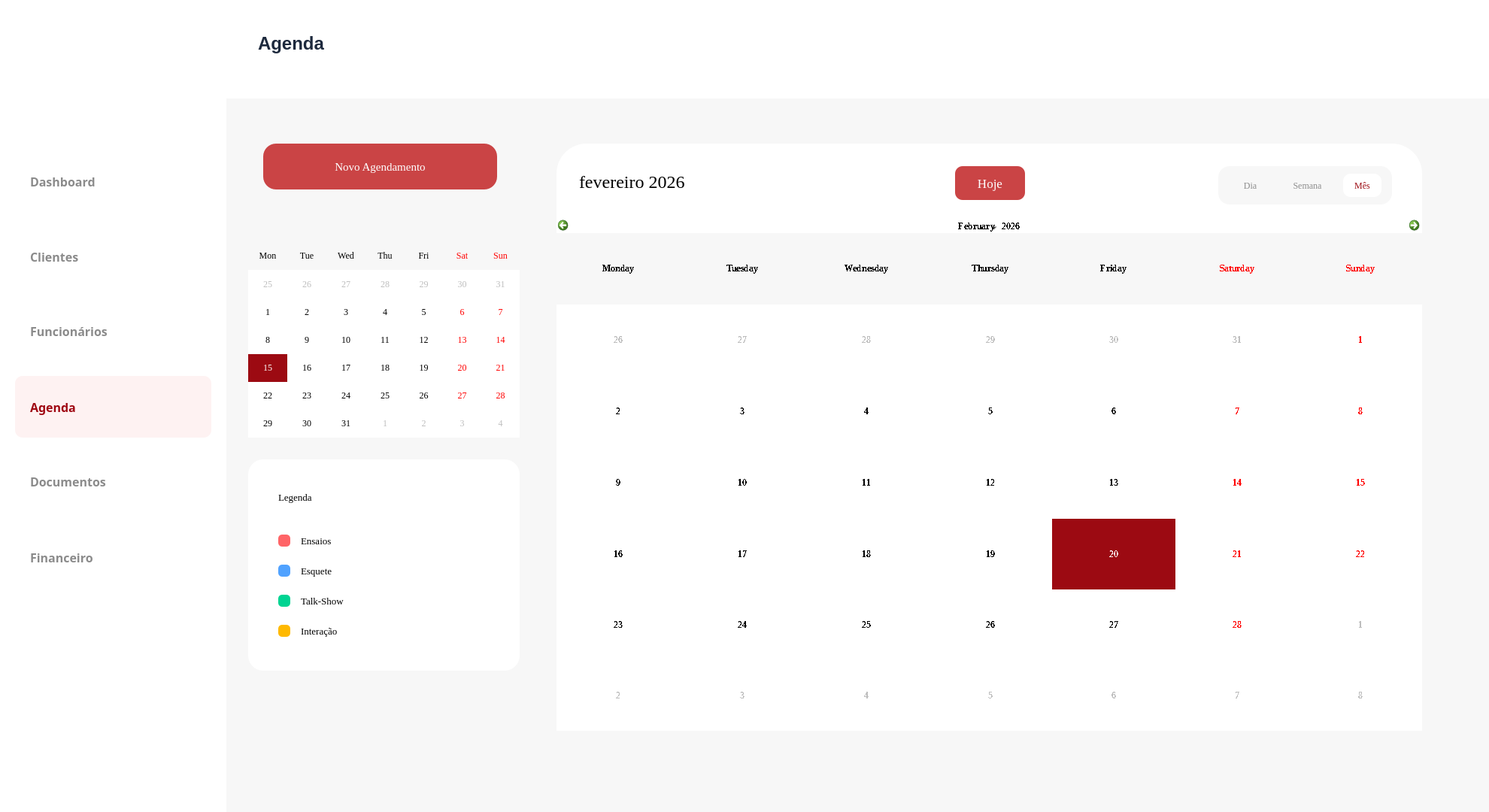
<?xml version="1.0" encoding="UTF-8"?>
<ui version="4.0">
 <class>Form</class>
 <widget class="QWidget" name="Form">
  <property name="geometry">
   <rect>
    <x>0</x>
    <y>0</y>
    <width>1980</width>
    <height>1080</height>
   </rect>
  </property>
  <property name="windowTitle">
   <string>Form</string>
  </property>
  <widget class="QFrame" name="frame_2">
   <property name="geometry">
    <rect>
     <x>299</x>
     <y>0</y>
     <width>1681</width>
     <height>131</height>
    </rect>
   </property>
   <property name="styleSheet">
    <string notr="true">background-color: rgb(255,255,255);
border: white;</string>
   </property>
   <property name="frameShape">
    <enum>QFrame::StyledPanel</enum>
   </property>
   <property name="frameShadow">
    <enum>QFrame::Raised</enum>
   </property>
   <widget class="QTextBrowser" name="textBrowser_2">
    <property name="geometry">
     <rect>
      <x>40</x>
      <y>40</y>
      <width>256</width>
      <height>51</height>
     </rect>
    </property>
    <property name="autoFillBackground">
     <bool>false</bool>
    </property>
    <property name="styleSheet">
     <string notr="true">border: 0px;
color:rgb(29, 41, 61);</string>
    </property>
    <property name="html">
     <string>&lt;!DOCTYPE HTML PUBLIC &quot;-//W3C//DTD HTML 4.0//EN&quot; &quot;http://www.w3.org/TR/REC-html40/strict.dtd&quot;&gt;
&lt;html&gt;&lt;head&gt;&lt;meta name=&quot;qrichtext&quot; content=&quot;1&quot; /&gt;&lt;style type=&quot;text/css&quot;&gt;
p, li { white-space: pre-wrap; }
&lt;/style&gt;&lt;/head&gt;&lt;body style=&quot; font-family:'MS Shell Dlg 2'; font-size:7.8pt; font-weight:400; font-style:normal;&quot;&gt;
&lt;p style=&quot; margin-top:0px; margin-bottom:0px; margin-left:0px; margin-right:0px; -qt-block-indent:0; text-indent:0px;&quot;&gt;&lt;span style=&quot; font-size:18pt; font-weight:600;&quot;&gt;Agenda&lt;/span&gt;&lt;/p&gt;&lt;/body&gt;&lt;/html&gt;</string>
    </property>
   </widget>
  </widget>
  <widget class="QFrame" name="frame_3">
   <property name="geometry">
    <rect>
     <x>300</x>
     <y>131</y>
     <width>1681</width>
     <height>951</height>
    </rect>
   </property>
   <property name="styleSheet">
    <string notr="true">background-color: rgb(247, 247, 247);
border:none;</string>
   </property>
   <property name="frameShape">
    <enum>QFrame::StyledPanel</enum>
   </property>
   <property name="frameShadow">
    <enum>QFrame::Raised</enum>
   </property>
   <widget class="QPushButton" name="pushButton">
    <property name="geometry">
     <rect>
      <x>50</x>
      <y>60</y>
      <width>311</width>
      <height>61</height>
     </rect>
    </property>
    <property name="font">
     <font>
      <family>Georgia</family>
      <pointsize>11</pointsize>
      <weight>50</weight>
      <bold>false</bold>
     </font>
    </property>
    <property name="styleSheet">
     <string notr="true">QPushButton{
background-color:rgb(202,68,69);
border-radius:17px;
color: white;
text-align:center;
}
QPushButton:hover{
background-color:rgb(182, 75, 75);
}</string>
    </property>
    <property name="text">
     <string>Novo Agendamento</string>
    </property>
    <property name="icon">
     <iconset>
      <normaloff>mais_icon.png.png</normaloff>mais_icon.png.png</iconset>
    </property>
    <property name="iconSize">
     <size>
      <width>40</width>
      <height>40</height>
     </size>
    </property>
   </widget>
   <widget class="QCalendarWidget" name="calendarWidget_2">
    <property name="geometry">
     <rect>
      <x>440</x>
      <y>160</y>
      <width>1151</width>
      <height>681</height>
     </rect>
    </property>
    <property name="font">
     <font>
      <family>Georgia</family>
      <pointsize>9</pointsize>
      <weight>75</weight>
      <italic>false</italic>
      <bold>true</bold>
      <strikeout>false</strikeout>
      <stylestrategy>NoAntialias</stylestrategy>
     </font>
    </property>
    <property name="cursor">
     <cursorShape>PointingHandCursor</cursorShape>
    </property>
    <property name="toolTip">
     <string/>
    </property>
    <property name="styleSheet">
     <string notr="true">/* 1. Fundo geral do calendário */
QCalendarWidget QWidget { 
    background-color: white;
}

/* 2. Estilo da grade de dias (Base) */
QCalendarWidget QAbstractItemView {
    background-color: white;
    selection-background-color: rgb(156, 10, 18); /* Cor de seleção */
    selection-color: white;
}

/* 4. Estilo dos botões do topo */
QCalendarWidget QToolButton {
    background-color: transparent;
    color: black;
}
</string>
    </property>
    <property name="selectedDate">
     <date>
      <year>2026</year>
      <month>2</month>
      <day>20</day>
     </date>
    </property>
    <property name="gridVisible">
     <bool>false</bool>
    </property>
    <property name="selectionMode">
     <enum>QCalendarWidget::SingleSelection</enum>
    </property>
    <property name="horizontalHeaderFormat">
     <enum>QCalendarWidget::LongDayNames</enum>
    </property>
    <property name="verticalHeaderFormat">
     <enum>QCalendarWidget::NoVerticalHeader</enum>
    </property>
    <property name="navigationBarVisible">
     <bool>true</bool>
    </property>
    <property name="dateEditEnabled">
     <bool>true</bool>
    </property>
   </widget>
   <widget class="QCalendarWidget" name="calendarWidget">
    <property name="geometry">
     <rect>
      <x>30</x>
      <y>190</y>
      <width>361</width>
      <height>261</height>
     </rect>
    </property>
    <property name="font">
     <font>
      <family>Georgia</family>
     </font>
    </property>
    <property name="styleSheet">
     <string notr="true">/* 1. Fundo geral do calendário */
QCalendarWidget QWidget { 
    background-color: white;
}

/* 2. Estilo da grade de dias (Base) */
QCalendarWidget QAbstractItemView {
    background-color: white;
    selection-background-color: rgb(156, 10, 18); /* Cor de seleção */
    selection-color: white;
}

/* 3. Efeito de HOVER nos dias */
/* Nota: Usamos o ID específico da tabela para garantir que o hover funcione */
#qt_calendar_calendarview:item:hover {
    background-color: rgba(156, 10, 18, 40);
    color: black;
    border-radius: 5px;
}

/* 4. Estilo dos botões do topo */
QCalendarWidget QToolButton {
    background-color: transparent;
    color: black;
}

/* 5. Customização das Setas */
#qt_calendar_prevmonth {
    qproperty-icon: url(:/icones/seta_esquerda.png);
}
#qt_calendar_nextmonth {
    qproperty-icon: url(:/icones/seta_direita.png);
}</string>
    </property>
    <property name="gridVisible">
     <bool>false</bool>
    </property>
    <property name="verticalHeaderFormat">
     <enum>QCalendarWidget::NoVerticalHeader</enum>
    </property>
    <property name="navigationBarVisible">
     <bool>false</bool>
    </property>
    <property name="dateEditEnabled">
     <bool>true</bool>
    </property>
   </widget>
   <widget class="QFrame" name="frame_4">
    <property name="geometry">
     <rect>
      <x>30</x>
      <y>480</y>
      <width>361</width>
      <height>281</height>
     </rect>
    </property>
    <property name="styleSheet">
     <string notr="true">background-color: white;
border-radius: 20px;</string>
    </property>
    <property name="frameShape">
     <enum>QFrame::StyledPanel</enum>
    </property>
    <property name="frameShadow">
     <enum>QFrame::Raised</enum>
    </property>
    <widget class="QLabel" name="label">
     <property name="geometry">
      <rect>
       <x>40</x>
       <y>40</y>
       <width>81</width>
       <height>21</height>
      </rect>
     </property>
     <property name="font">
      <font>
       <family>Georgia</family>
       <pointsize>10</pointsize>
       <weight>50</weight>
       <bold>false</bold>
      </font>
     </property>
     <property name="text">
      <string>Legenda</string>
     </property>
    </widget>
    <widget class="QLabel" name="label_3">
     <property name="geometry">
      <rect>
       <x>70</x>
       <y>100</y>
       <width>71</width>
       <height>16</height>
      </rect>
     </property>
     <property name="font">
      <font>
       <family>Georgia</family>
       <pointsize>10</pointsize>
       <weight>50</weight>
       <bold>false</bold>
      </font>
     </property>
     <property name="text">
      <string>Ensaios</string>
     </property>
    </widget>
    <widget class="QLabel" name="label_4">
     <property name="geometry">
      <rect>
       <x>70</x>
       <y>140</y>
       <width>111</width>
       <height>16</height>
      </rect>
     </property>
     <property name="font">
      <font>
       <family>Georgia</family>
       <pointsize>10</pointsize>
       <weight>50</weight>
       <bold>false</bold>
      </font>
     </property>
     <property name="text">
      <string>Esquete</string>
     </property>
    </widget>
    <widget class="QLabel" name="label_5">
     <property name="geometry">
      <rect>
       <x>70</x>
       <y>180</y>
       <width>91</width>
       <height>16</height>
      </rect>
     </property>
     <property name="font">
      <font>
       <family>Georgia</family>
       <pointsize>10</pointsize>
       <weight>50</weight>
       <bold>false</bold>
      </font>
     </property>
     <property name="text">
      <string>Talk-Show</string>
     </property>
    </widget>
    <widget class="QLabel" name="label_6">
     <property name="geometry">
      <rect>
       <x>70</x>
       <y>220</y>
       <width>81</width>
       <height>16</height>
      </rect>
     </property>
     <property name="font">
      <font>
       <family>Georgia</family>
       <pointsize>10</pointsize>
       <weight>50</weight>
       <bold>false</bold>
      </font>
     </property>
     <property name="text">
      <string>Interação</string>
     </property>
    </widget>
    <widget class="QWidget" name="widget_2" native="true">
     <property name="geometry">
      <rect>
       <x>40</x>
       <y>100</y>
       <width>16</width>
       <height>16</height>
      </rect>
     </property>
     <property name="styleSheet">
      <string notr="true">background-color: rgb(255, 100, 103); border-radius:5px;</string>
     </property>
    </widget>
    <widget class="QWidget" name="widget_3" native="true">
     <property name="geometry">
      <rect>
       <x>40</x>
       <y>140</y>
       <width>16</width>
       <height>16</height>
      </rect>
     </property>
     <property name="styleSheet">
      <string notr="true">background-color: rgb(80, 162, 255); border-radius:5px;</string>
     </property>
    </widget>
    <widget class="QWidget" name="widget_4" native="true">
     <property name="geometry">
      <rect>
       <x>40</x>
       <y>180</y>
       <width>16</width>
       <height>16</height>
      </rect>
     </property>
     <property name="styleSheet">
      <string notr="true">background-color: rgb(0, 212, 146); border-radius:5px;</string>
     </property>
    </widget>
    <widget class="QWidget" name="widget_5" native="true">
     <property name="geometry">
      <rect>
       <x>40</x>
       <y>220</y>
       <width>16</width>
       <height>16</height>
      </rect>
     </property>
     <property name="styleSheet">
      <string notr="true">background-color: rgb(255, 185, 0); border-radius:5px;</string>
     </property>
    </widget>
   </widget>
   <widget class="QFrame" name="frame_5">
    <property name="geometry">
     <rect>
      <x>440</x>
      <y>60</y>
      <width>1151</width>
      <height>151</height>
     </rect>
    </property>
    <property name="styleSheet">
     <string notr="true">background-color: white;
border-radius: 40px;</string>
    </property>
    <property name="frameShape">
     <enum>QFrame::StyledPanel</enum>
    </property>
    <property name="frameShadow">
     <enum>QFrame::Raised</enum>
    </property>
    <widget class="QLabel" name="label_2">
     <property name="geometry">
      <rect>
       <x>30</x>
       <y>30</y>
       <width>241</width>
       <height>41</height>
      </rect>
     </property>
     <property name="font">
      <font>
       <family>Georgia</family>
       <pointsize>18</pointsize>
       <weight>50</weight>
       <bold>false</bold>
      </font>
     </property>
     <property name="text">
      <string>fevereiro 2026</string>
     </property>
    </widget>
    <widget class="QFrame" name="Ft_calendario">
     <property name="geometry">
      <rect>
       <x>880</x>
       <y>30</y>
       <width>231</width>
       <height>51</height>
      </rect>
     </property>
     <property name="styleSheet">
      <string notr="true">background-color:rgb(247, 247, 247);
border-radius:15px;</string>
     </property>
     <property name="frameShape">
      <enum>QFrame::StyledPanel</enum>
     </property>
     <property name="frameShadow">
      <enum>QFrame::Raised</enum>
     </property>
     <widget class="QToolButton" name="btn_mes">
      <property name="geometry">
       <rect>
        <x>166</x>
        <y>10</y>
        <width>51</width>
        <height>31</height>
       </rect>
      </property>
      <property name="font">
       <font>
        <family>Georgia</family>
        <weight>50</weight>
        <bold>false</bold>
       </font>
      </property>
      <property name="cursor">
       <cursorShape>PointingHandCursor</cursorShape>
      </property>
      <property name="mouseTracking">
       <bool>true</bool>
      </property>
      <property name="styleSheet">
       <string notr="true">color:rgb(156, 10, 18);
background-color: white;
border-radius: 10px;</string>
      </property>
      <property name="text">
       <string>Mês</string>
      </property>
     </widget>
     <widget class="QToolButton" name="btn_semana">
      <property name="geometry">
       <rect>
        <x>88</x>
        <y>10</y>
        <width>61</width>
        <height>31</height>
       </rect>
      </property>
      <property name="font">
       <font>
        <family>Georgia</family>
        <weight>50</weight>
        <bold>false</bold>
       </font>
      </property>
      <property name="cursor">
       <cursorShape>PointingHandCursor</cursorShape>
      </property>
      <property name="styleSheet">
       <string notr="true">color: rgb(141, 141, 141); border-radius: 10px;</string>
      </property>
      <property name="text">
       <string>Semana</string>
      </property>
     </widget>
     <widget class="QToolButton" name="btn_dia">
      <property name="geometry">
       <rect>
        <x>17</x>
        <y>10</y>
        <width>51</width>
        <height>31</height>
       </rect>
      </property>
      <property name="font">
       <font>
        <family>Georgia</family>
        <weight>50</weight>
        <bold>false</bold>
       </font>
      </property>
      <property name="cursor">
       <cursorShape>PointingHandCursor</cursorShape>
      </property>
      <property name="styleSheet">
       <string notr="true">color: rgb(141, 141, 141); border-radius: 10px;</string>
      </property>
      <property name="text">
       <string>Dia</string>
      </property>
     </widget>
    </widget>
    <widget class="QPushButton" name="pushButton_2">
     <property name="geometry">
      <rect>
       <x>530</x>
       <y>30</y>
       <width>93</width>
       <height>45</height>
      </rect>
     </property>
     <property name="font">
      <font>
       <family>Georgia</family>
       <pointsize>13</pointsize>
      </font>
     </property>
     <property name="styleSheet">
      <string notr="true">QPushButton{
background-color:rgb(202,68,69);
border-radius:10px;
color: white;
text-align:center;
}
QPushButton:hover{
background-color:rgb(182, 75, 75);
}</string>
     </property>
     <property name="text">
      <string>Hoje</string>
     </property>
    </widget>
   </widget>
   <zorder>frame_5</zorder>
   <zorder>pushButton</zorder>
   <zorder>calendarWidget_2</zorder>
   <zorder>calendarWidget</zorder>
   <zorder>frame_4</zorder>
  </widget>
  <widget class="QFrame" name="menu_lateral">
   <property name="geometry">
    <rect>
     <x>0</x>
     <y>0</y>
     <width>301</width>
     <height>1081</height>
    </rect>
   </property>
   <property name="styleSheet">
    <string notr="true">background-color: rgb(255,255,255);
border: none;</string>
   </property>
   <widget class="QPushButton" name="btn_abrir_dashboard_menu">
    <property name="geometry">
     <rect>
      <x>20</x>
      <y>200</y>
      <width>261</width>
      <height>82</height>
     </rect>
    </property>
    <property name="font">
     <font>
      <family>Segoe UI Semibold</family>
      <pointsize>12</pointsize>
      <weight>75</weight>
      <bold>true</bold>
     </font>
    </property>
    <property name="cursor">
     <cursorShape>PointingHandCursor</cursorShape>
    </property>
    <property name="layoutDirection">
     <enum>Qt::LeftToRight</enum>
    </property>
    <property name="styleSheet">
     <string notr="true">QPushButton {
    text-align: left;
    padding-left: 20px;
    min-height: 42px;
    background-color: white;
    color: rgb(139,139,139);
    border-radius: 10px;
}

QPushButton:hover {
    background-color: rgb(247,247,247);
}

QPushButton:pressed {
    background-color: rgb(182,75,75);
    color: white;
}</string>
    </property>
    <property name="text">
     <string>Dashboard</string>
    </property>
    <property name="icon">
     <iconset>
      <normaloff>../Source/dashboard.svg</normaloff>../Source/dashboard.svg</iconset>
    </property>
    <property name="iconSize">
     <size>
      <width>50</width>
      <height>50</height>
     </size>
    </property>
   </widget>
   <widget class="QPushButton" name="btn_abrir_cliente_menu">
    <property name="geometry">
     <rect>
      <x>20</x>
      <y>300</y>
      <width>261</width>
      <height>82</height>
     </rect>
    </property>
    <property name="font">
     <font>
      <family>Segoe UI Semibold</family>
      <pointsize>12</pointsize>
      <weight>75</weight>
      <bold>true</bold>
     </font>
    </property>
    <property name="cursor">
     <cursorShape>PointingHandCursor</cursorShape>
    </property>
    <property name="styleSheet">
     <string notr="true">QPushButton {
    text-align: left;
    padding-left: 20px;
    min-height: 42px;
    background-color: white;
    color: rgb(139,139,139);
    border-radius: 10px;
}

QPushButton:hover {
    background-color: rgb(247,247,247);
}

QPushButton:pressed {
    background-color: rgb(182,75,75);
    color: white;
}</string>
    </property>
    <property name="text">
     <string>Clientes</string>
    </property>
    <property name="icon">
     <iconset>
      <normaloff>../Source/clientes.svg</normaloff>../Source/clientes.svg</iconset>
    </property>
    <property name="iconSize">
     <size>
      <width>40</width>
      <height>40</height>
     </size>
    </property>
   </widget>
   <widget class="QPushButton" name="btn_abrir_funcionario_menu">
    <property name="geometry">
     <rect>
      <x>20</x>
      <y>400</y>
      <width>261</width>
      <height>80</height>
     </rect>
    </property>
    <property name="font">
     <font>
      <family>Segoe UI Semibold</family>
      <pointsize>12</pointsize>
      <weight>75</weight>
      <bold>true</bold>
     </font>
    </property>
    <property name="cursor">
     <cursorShape>PointingHandCursor</cursorShape>
    </property>
    <property name="styleSheet">
     <string notr="true">QPushButton {
    text-align: left;
    padding-left: 20px;
    min-height: 42px;
    background-color: white;
    color: rgb(139,139,139);
    border-radius: 10px;
}

QPushButton:hover {
    background-color: rgb(247,247,247);
}

QPushButton:pressed {
    background-color: rgb(182,75,75);
    color: white;
}</string>
    </property>
    <property name="text">
     <string>Funcionários</string>
    </property>
    <property name="icon">
     <iconset>
      <normaloff>../Source/funcionarios.svg</normaloff>../Source/funcionarios.svg</iconset>
    </property>
    <property name="iconSize">
     <size>
      <width>40</width>
      <height>40</height>
     </size>
    </property>
   </widget>
   <widget class="QPushButton" name="btn_abrir_agenda_menu">
    <property name="geometry">
     <rect>
      <x>20</x>
      <y>500</y>
      <width>261</width>
      <height>82</height>
     </rect>
    </property>
    <property name="font">
     <font>
      <family>Segoe UI Semibold</family>
      <pointsize>12</pointsize>
      <weight>75</weight>
      <bold>true</bold>
     </font>
    </property>
    <property name="cursor">
     <cursorShape>PointingHandCursor</cursorShape>
    </property>
    <property name="styleSheet">
     <string notr="true">QPushButton {
	text-align: left;
	padding: 20px;
    min-height: 42px;
    background-color: rgb(254, 242, 242);
    color:  rgb(159, 7, 18);
    border-radius: 10px;
}</string>
    </property>
    <property name="text">
     <string>Agenda</string>
    </property>
    <property name="icon">
     <iconset>
      <normaloff>../Source/agenda.svg</normaloff>../Source/agenda.svg</iconset>
    </property>
    <property name="iconSize">
     <size>
      <width>50</width>
      <height>50</height>
     </size>
    </property>
   </widget>
   <widget class="QPushButton" name="btn_abrir_documento_menu">
    <property name="geometry">
     <rect>
      <x>20</x>
      <y>600</y>
      <width>261</width>
      <height>80</height>
     </rect>
    </property>
    <property name="font">
     <font>
      <family>Segoe UI Semibold</family>
      <pointsize>12</pointsize>
      <weight>75</weight>
      <bold>true</bold>
     </font>
    </property>
    <property name="cursor">
     <cursorShape>PointingHandCursor</cursorShape>
    </property>
    <property name="styleSheet">
     <string notr="true">QPushButton {
	text-align: left;
	padding: 20px;
    background-color: white;
    color:  rgb(139, 139, 139);
    border-radius: 10px;
}

QPushButton:hover {
    background-color: rgb(247, 247, 247);
	color: rgb(139, 139, 139);
}

QPushButton:pressed {
    background-color: rgb(182, 75, 75);
	color: white;
}</string>
    </property>
    <property name="text">
     <string>Documentos</string>
    </property>
    <property name="icon">
     <iconset>
      <normaloff>../Source/documentos.svg</normaloff>../Source/documentos.svg</iconset>
    </property>
    <property name="iconSize">
     <size>
      <width>50</width>
      <height>50</height>
     </size>
    </property>
   </widget>
   <widget class="QLabel" name="logo">
    <property name="geometry">
     <rect>
      <x>40</x>
      <y>10</y>
      <width>191</width>
      <height>181</height>
     </rect>
    </property>
    <property name="text">
     <string notr="true"/>
    </property>
    <property name="pixmap">
     <pixmap>../Source/Cenicos.jpg</pixmap>
    </property>
    <property name="scaledContents">
     <bool>true</bool>
    </property>
   </widget>
   <widget class="QPushButton" name="btn_abrir_documento_menu_2">
    <property name="geometry">
     <rect>
      <x>20</x>
      <y>700</y>
      <width>261</width>
      <height>82</height>
     </rect>
    </property>
    <property name="font">
     <font>
      <family>Segoe UI Semibold</family>
      <pointsize>12</pointsize>
      <weight>75</weight>
      <bold>true</bold>
     </font>
    </property>
    <property name="cursor">
     <cursorShape>PointingHandCursor</cursorShape>
    </property>
    <property name="styleSheet">
     <string notr="true">
QPushButton {
	text-align: left;
	padding: 20px;
    min-height: 40px;
    background-color: white;
    color:  rgb(139, 139, 139);
    border-radius: 10px;
}

QPushButton:hover {
    background-color: rgb(247, 247, 247);
	color: rgb(139, 139, 139);
}

QPushButton:pressed {
    background-color: rgb(182, 75, 75);
	color: white;
}</string>
    </property>
    <property name="text">
     <string>Financeiro</string>
    </property>
    <property name="icon">
     <iconset>
      <normaloff>../Source/financeiro.svg</normaloff>../Source/financeiro.svg</iconset>
    </property>
    <property name="iconSize">
     <size>
      <width>50</width>
      <height>50</height>
     </size>
    </property>
   </widget>
  </widget>
  <zorder>frame_3</zorder>
  <zorder>frame_2</zorder>
  <zorder>menu_lateral</zorder>
 </widget>
 <resources>
  <include location="recursos.qrc"/>
 </resources>
 <connections/>
</ui>
